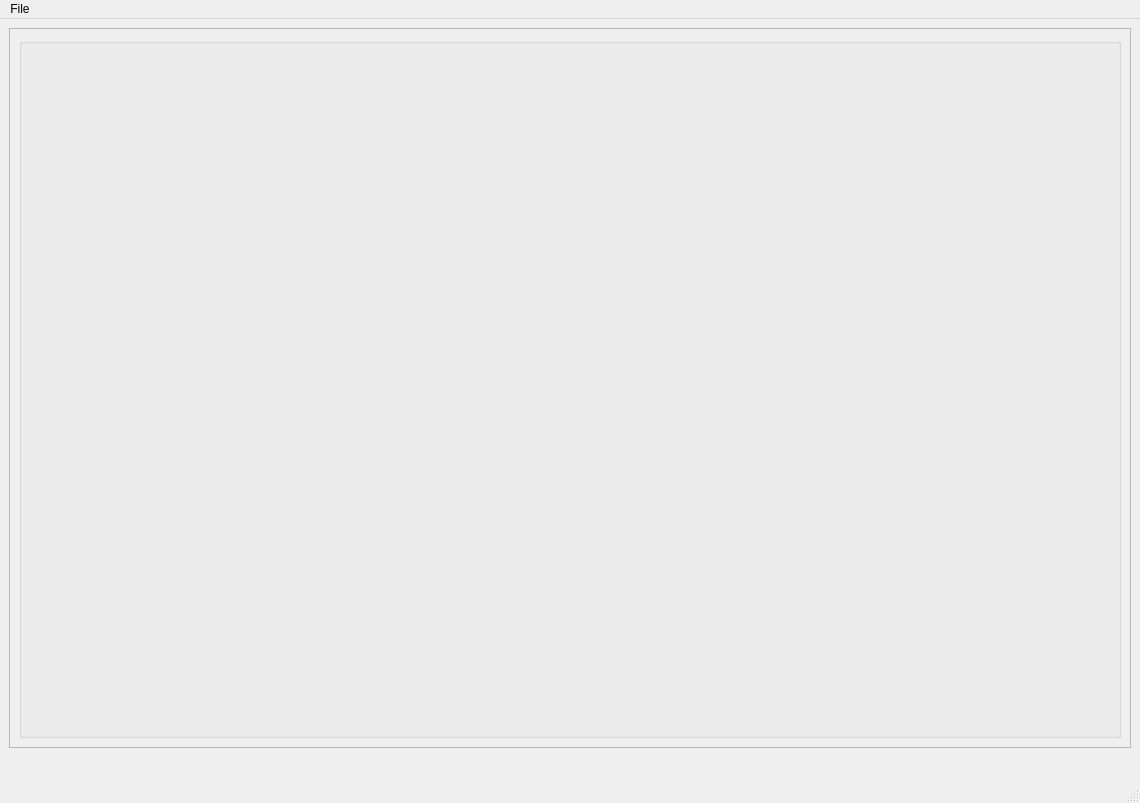
<?xml version="1.0" encoding="UTF-8"?>
<ui version="4.0">
 <class>MainWindow</class>
 <widget class="QMainWindow" name="MainWindow">
  <property name="geometry">
   <rect>
    <x>0</x>
    <y>0</y>
    <width>1140</width>
    <height>803</height>
   </rect>
  </property>
  <property name="windowTitle">
   <string>MainWindow</string>
  </property>
  <widget class="QWidget" name="centralwidget">
   <layout class="QGridLayout" name="gridLayout">
    <item row="0" column="0">
     <widget class="QScrollArea" name="scrollArea">
      <property name="widgetResizable">
       <bool>true</bool>
      </property>
      <widget class="QWidget" name="scrollAreaWidgetContents_2">
       <property name="geometry">
        <rect>
         <x>0</x>
         <y>0</y>
         <width>1120</width>
         <height>717</height>
        </rect>
       </property>
       <layout class="QVBoxLayout" name="verticalLayout">
        <item>
         <widget class="QGroupBox" name="groupBox_gallery">
          <property name="minimumSize">
           <size>
            <width>0</width>
            <height>0</height>
           </size>
          </property>
          <property name="title">
           <string/>
          </property>
         </widget>
        </item>
       </layout>
      </widget>
     </widget>
    </item>
    <item row="1" column="0">
     <widget class="QLabel" name="label_status">
      <property name="maximumSize">
       <size>
        <width>16777215</width>
        <height>30</height>
       </size>
      </property>
      <property name="font">
       <font>
        <pointsize>12</pointsize>
       </font>
      </property>
      <property name="text">
       <string/>
      </property>
     </widget>
    </item>
   </layout>
  </widget>
  <widget class="QMenuBar" name="menubar">
   <property name="geometry">
    <rect>
     <x>0</x>
     <y>0</y>
     <width>1140</width>
     <height>21</height>
    </rect>
   </property>
   <widget class="QMenu" name="menufile">
    <property name="title">
     <string>File</string>
    </property>
    <addaction name="actionSave_all_plots"/>
   </widget>
   <addaction name="menufile"/>
  </widget>
  <widget class="QStatusBar" name="statusbar"/>
  <action name="actionSave_all_plots">
   <property name="text">
    <string>Save all plots</string>
   </property>
  </action>
 </widget>
 <resources/>
 <connections/>
</ui>
